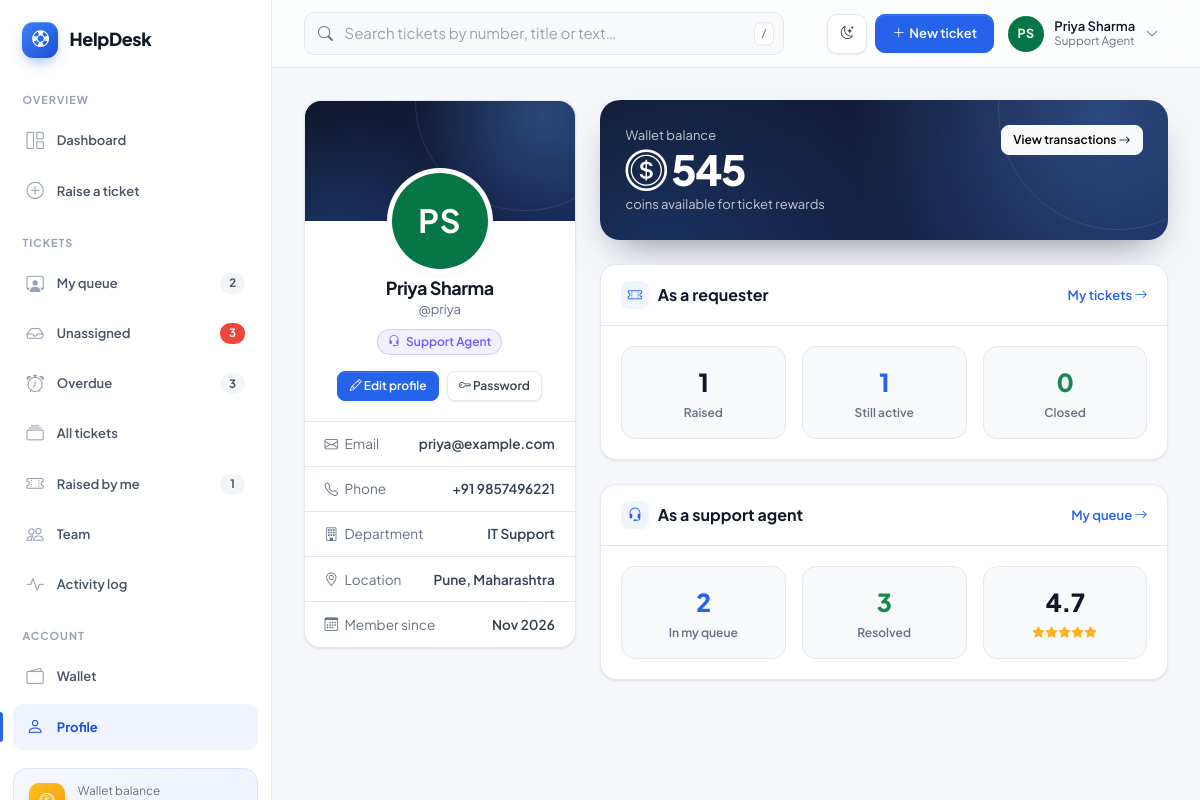
Screenshot of /profile/ (signed in) with the database file from the repository.
### myapp/models.py (models this page shows, shortened)
class UserProfile(models.Model):
    ROLE_CUSTOMER = 'customer'
    ROLE_AGENT = 'agent'
    ROLE_ADMIN = 'admin'
    ROLE_CHOICES = [
        (ROLE_CUSTOMER, 'Customer'),
        (ROLE_AGENT, 'Support Agent'),
        (ROLE_ADMIN, 'Administrator'),
    ]
    user = models.OneToOneField(User, on_delete=models.CASCADE, related_name='profile')
    role = models.CharField(max_length=20, choices=ROLE_CHOICES, default=ROLE_CUSTOMER)
    phone = models.CharField(max_length=20, blank=True)
    department = models.CharField(max_length=100, blank=True)
    address = models.CharField(max_length=200, blank=True)
    city = models.CharField(max_length=100, blank=True)
    state = models.CharField(max_length=100, blank=True)
    @property
    def is_staff_member(self):
        return self.role in (self.ROLE_AGENT, self.ROLE_ADMIN) or self.user.is_superuser

class Account(models.Model):
    user = models.OneToOneField(User, on_delete=models.CASCADE, related_name='wallet')
    balance = models.PositiveIntegerField(default=0)

### myapp/views.py (the view)
# urls.py: path('profile/', views.profile, name='profile'),
@login_required
def profile(request):
    user = request.user
    raised = Ticket.objects.filter(created_by=user)
    stats = {
        'raised': raised.count(),
        'open': raised.filter(status__in=Ticket.ACTIVE_STATUSES).count(),
        'closed': raised.filter(status=Ticket.STATUS_CLOSED).count(),
    }
    if is_staff_member(user):
        handled = Ticket.objects.filter(assigned_to=user)
        stats.update({
            'assigned': handled.filter(status__in=Ticket.ACTIVE_STATUSES).count(),
            'resolved': handled.filter(status__in=[Ticket.STATUS_RESOLVED, Ticket.STATUS_CLOSED]).count(),
            'rating': handled.filter(rating__isnull=False).aggregate(v=Avg('rating'))['v'],
        })
    return render(request, 'accounts/profile.html', {
        'profile': get_profile(user), 'wallet': get_wallet(user), 'stats': stats,
    })

### myapp/context_processors.py (called while the page is built)
def asset_version():
    try:
        return str(int(max((STATIC_DIR / name).stat().st_mtime for name in ('app.css', 'app.js'))))
    except OSError:
        return '1'

### myapp/permissions.py (called while the page is built)
def get_profile(user):
    try:
        return user.profile
    except UserProfile.DoesNotExist:
        role = UserProfile.ROLE_ADMIN if user.is_superuser else UserProfile.ROLE_CUSTOMER
        profile, _ = UserProfile.objects.get_or_create(user=user, defaults={'role': role})
        return profile

def get_wallet(user):
    wallet, _ = Account.objects.get_or_create(user=user)
    return wallet

def is_admin(user):
    return user.is_authenticated and (user.is_superuser or get_profile(user).role == UserProfile.ROLE_ADMIN)

def is_staff_member(user):
    return user.is_authenticated and (user.is_superuser or get_profile(user).is_staff_member)

### myapp/templatetags/helpdesk.py (called while the page is built)
@register.filter
def display_name(user):
    if not user:
        return 'System'
    return user.get_full_name() or user.username

@register.filter
def initials(user):
    if not user:
        return '?'
    parts = [p for p in (user.first_name, user.last_name) if p]
    if parts:
        return ''.join(p[0] for p in parts[:2]).upper()
    return user.username[:2].upper()

@register.simple_tag
def avatar(user, size='md'):
    if not user:
        return format_html('<span class="avatar avatar-{} avatar-empty" title="Unassigned"><i class="bi bi-person"></i></span>', size)
    color = AVATAR_COLORS[sum(map(ord, user.username)) % len(AVATAR_COLORS)]
    return format_html(
        '<span class="avatar avatar-{}" style="--avatar-bg:{}" title="{}">{}</span>',
        size, color, display_name(user), initials(user),
    )

@register.filter
def stars(value):
    try:
        value = int(value)
    except (TypeError, ValueError):
        return ''
    return format_html(
        '<span class="stars" title="{} out of 5">{}{}</span>', value,
        mark_safe('<i class="bi bi-star-fill"></i>' * max(0, min(value, 5))),
        mark_safe('<i class="bi bi-star"></i>' * max(0, 5 - value)),
    )

### myapp/templates/accounts/profile.html (shortened to what this page needs)
{% extends 'base.html' %}
{% load helpdesk humanize %}
{% block content %}
<div class="row g-4">
  <div class="col-lg-4">
    <div class="card">
      <div class="profile-cover"></div>
      <div class="card-body text-center pt-0">
        <div class="profile-avatar mb-2">{% avatar user 'xl' %}</div>
        <h1 class="h4 mb-0">{{ user|display_name }}</h1>
        <div class="text-muted small mb-2">@{{ user.username }}</div>
        <span class="chip {% if profile.role == 'admin' %}chip-prio-urgent{% elif profile.role == 'agent' %}chip-status-in_progress{% else %}chip-status-resolved{% endif %}">
          <i class="bi {% if profile.role == 'admin' %}bi-shield-lock{% elif profile.role == 'agent' %}bi-headset{% else %}bi-person{% endif %}"></i>{{ profile.get_role_display }}
        </span>
        <div class="d-flex gap-2 justify-content-center mt-3">
          <a href="{% url 'profile_edit' %}" class="btn btn-primary btn-sm"><i class="bi bi-pencil"></i> Edit profile</a>
          <a href="{% url 'password_change' %}" class="btn btn-light-subtle btn-sm"><i class="bi bi-key"></i> Password</a>
        </div>
      </div>
      <ul class="meta-list border-top">
        <li><span class="k"><i class="bi bi-envelope me-1"></i> Email</span><span class="v text-break">{{ user.email|default:"—" }}</span></li>
        <li><span class="k"><i class="bi bi-telephone me-1"></i> Phone</span><span class="v">{{ profile.phone|default:"—" }}</span></li>
        <li><span class="k"><i class="bi bi-building me-1"></i> Department</span><span class="v">{{ profile.department|default:"—" }}</span></li>
        <li><span class="k"><i class="bi bi-geo-alt me-1"></i> Location</span><span class="v">{% if profile.city or profile.state %}{{ profile.city }}{% if profile.city and profile.state %}, {% endif %}{{ profile.state }}{% else %}—{% endif %}</span></li>
        <li><span class="k"><i class="bi bi-calendar3 me-1"></i> Member since</span><span class="v">{{ user.date_joined|date:"M Y" }}</span></li>
      </ul>
    </div>
  </div>
  <div class="col-lg-8">
    <div class="wallet-hero mb-4">
      <div class="d-flex justify-content-between align-items-start flex-wrap gap-3">
        <div>
          <div class="small opacity-75">Wallet balance</div>
          <div class="amount"><i class="bi bi-coin"></i> {{ wallet.balance|intcomma }}</div>
          <div class="small opacity-75">coins available for ticket rewards</div>
        </div>
        <a href="{% url 'wallet' %}" class="btn btn-light btn-sm">View transactions <i class="bi bi-arrow-right"></i></a>
      </div>
    </div>
    <div class="card mb-4">
      <div class="card-header"><span class="card-title"><i class="bi bi-ticket-perforated text-primary"></i> As a requester</span>
        <a href="{% url 'ticket_list' %}?scope=mine" class="small">My tickets <i class="bi bi-arrow-right"></i></a></div>
      <div class="card-body">
        <div class="row g-3">
          <div class="col-4"><div class="mini-stat"><div class="num">{{ stats.raised }}</div><div class="lbl">Raised</div></div></div>
          <div class="col-4"><div class="mini-stat"><div class="num text-primary">{{ stats.open }}</div><div class="lbl">Still active</div></div></div>
          <div class="col-4"><div class="mini-stat"><div class="num text-success">{{ stats.closed }}</div><div class="lbl">Closed</div></div></div>
        </div>
      </div>
    </div>
    {% if is_staff_member %}
    <div class="card">
      <div class="card-header"><span class="card-title"><i class="bi bi-headset text-primary"></i> As a support agent</span>
        <a href="{% url 'ticket_list' %}?scope=assigned&status=active" class="small">My queue <i class="bi bi-arrow-right"></i></a></div>
      <div class="card-body">
        <div class="row g-3">
          <div class="col-4"><div class="mini-stat"><div class="num text-primary">{{ stats.assigned }}</div><div class="lbl">In my queue</div></div></div>
          <div class="col-4"><div class="mini-stat"><div class="num text-success">{{ stats.resolved }}</div><div class="lbl">Resolved</div></div></div>
          <div class="col-4"><div class="mini-stat"><div class="num">{% if stats.rating %}{{ stats.rating|floatformat:1 }}{% else %}—{% endif %}</div><div class="lbl">{% if stats.rating %}{{ stats.rating|floatformat:0|stars }}{% else %}Avg. rating{% endif %}</div></div></div>
        </div>
      </div>
    </div>
    {% endif %}
  </div>
</div>
{% endblock %}

### myapp/templates/partials/topbar.html (shortened to what this page needs)
{% load helpdesk %}
<header class="topbar">
  <form class="topbar-search d-none d-sm-block" action="{% url 'ticket_list' %}" method="get" role="search">
    <input id="global-search" class="form-control" type="search" name="q" value="{{ request.GET.q }}" placeholder="Search tickets by number, title or text…" aria-label="Search tickets">
    <kbd class="d-none d-md-inline">/</kbd>
  </form>
  <div class="ms-auto d-flex align-items-center gap-2">
    <button class="btn btn-light-subtle btn-icon" type="button" data-theme-toggle aria-label="Toggle dark mode" title="Toggle dark mode">
      <i class="bi bi-moon-stars theme-icon-light"></i>
    </button>
    <a href="{% url 'ticket_create' %}" class="btn btn-primary d-none d-md-inline-flex align-items-center gap-1"><i class="bi bi-plus-lg"></i> New ticket</a>
    <div class="dropdown">
      <a class="user-menu-toggle" href="#" role="button" data-bs-toggle="dropdown" aria-expanded="false">
        {% avatar user %}
        <span class="d-none d-md-block lh-sm text-start">
          <span class="d-block fw-semibold small">{{ user|display_name }}</span>
          <span class="d-block text-muted" style="font-size:.72rem">{{ current_profile.get_role_display }}</span>
        </span>
        <i class="bi bi-chevron-down small text-muted d-none d-md-inline"></i>
      </a>
    </div>
  </div>
</header>

### rows the page displays
UserProfile: role "Support Agent", phone "+91 9857496221", department "IT Support", city "Pune", state "Maharashtra"
Account: balance "545"

### other values shown
{{ nav_counts.queue }} "2"
{{ nav_counts.unassigned }} "3"
{{ nav_counts.overdue }} "3"
{{ nav_counts.my_active }} "1"
{{ user|display_name }} "Priya Sharma"
{{ user.username }} "priya"
{{ user.email|default:"—" }} "priya@example.com"
{{ user.date_joined|date:"M Y" }} "Nov 2026"
{{ stats.raised }} "1"
{{ stats.open }} "1"
{{ stats.closed }} "0"
{{ stats.assigned }} "2"
{{ stats.resolved }} "3"
{{ stats.rating|floatformat:1 }} "4.7"
